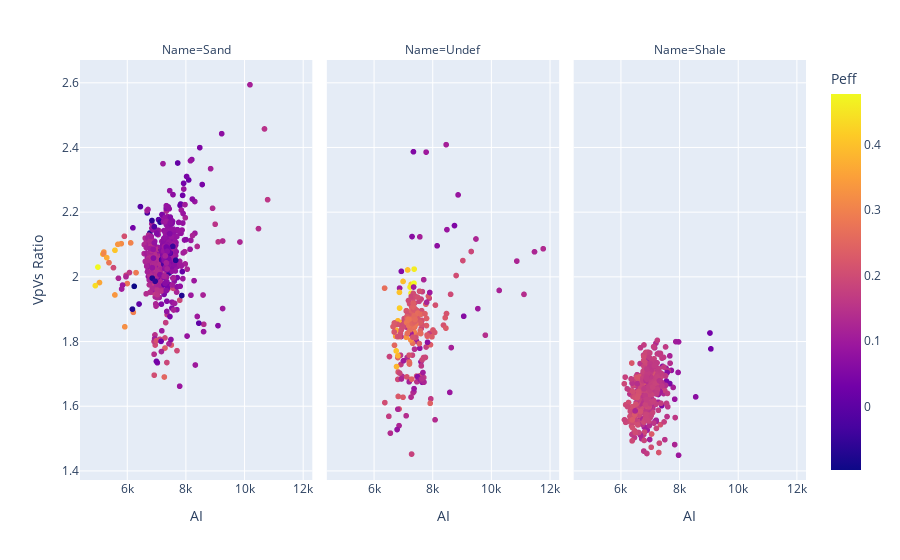

The code cell stored with this chart in its notebook:
### Code cell
fig = px.scatter(data_new[['VpVs Ratio','AI','Vshale','Peff','Name']], x="AI", y="VpVs Ratio",color="Peff", facet_col="Name")
fig.show()

### Figure 1 — Plotly figure (JSON) as saved in the notebook; plotly's stock layout.template omitted (floating-point values rounded to 4 significant figures; data arrays with more than 128 entries replaced by an {"elided": "..."} marker saying what was removed)
{"data": [{"hovertemplate": "Name=Sand<br>AI=%{x}<br>VpVs Ratio=%{y}<br>Peff=%{marker.color}<extra></extra>", "legendgroup": "", "marker": {"color": {"elided": "603 float values"}, "coloraxis": "coloraxis", "symbol": "circle"}, "mode": "markers", "name": "", "showlegend": false, "type": "scattergl", "x": {"elided": "603 float values"}, "xaxis": "x", "y": {"elided": "603 float values"}, "yaxis": "y"}, {"hovertemplate": "Name=Undef<br>AI=%{x}<br>VpVs Ratio=%{y}<br>Peff=%{marker.color}<extra></extra>", "legendgroup": "", "marker": {"color": {"elided": "244 float values"}, "coloraxis": "coloraxis", "symbol": "circle"}, "mode": "markers", "name": "", "showlegend": false, "type": "scattergl", "x": {"elided": "244 float values"}, "xaxis": "x2", "y": {"elided": "244 float values"}, "yaxis": "y2"}, {"hovertemplate": "Name=Shale<br>AI=%{x}<br>VpVs Ratio=%{y}<br>Peff=%{marker.color}<extra></extra>", "legendgroup": "", "marker": {"color": {"elided": "465 float values"}, "coloraxis": "coloraxis", "symbol": "circle"}, "mode": "markers", "name": "", "showlegend": false, "type": "scattergl", "x": {"elided": "465 float values"}, "xaxis": "x3", "y": {"elided": "465 float values"}, "yaxis": "y3"}], "layout": {"annotations": [{"font": {}, "showarrow": false, "text": "Name=Sand", "x": 0.16, "xanchor": "center", "xref": "paper", "y": 1, "yanchor": "bottom", "yref": "paper"}, {"font": {}, "showarrow": false, "text": "Name=Undef", "x": 0.5, "xanchor": "center", "xref": "paper", "y": 1, "yanchor": "bottom", "yref": "paper"}, {"font": {}, "showarrow": false, "text": "Name=Shale", "x": 0.84, "xanchor": "center", "xref": "paper", "y": 1, "yanchor": "bottom", "yref": "paper"}], "coloraxis": {"colorbar": {"title": {"text": "Peff"}}, "colorscale": [[0, "#0d0887"], [0.1111, "#46039f"], [0.2222, "#7201a8"], [0.3333, "#9c179e"], [0.4444, "#bd3786"], [0.5556, "#d8576b"], [0.6667, "#ed7953"], [0.7778, "#fb9f3a"], [0.8889, "#fdca26"], [1, "#f0f921"]]}, "legend": {"tracegroupgap": 0}, "margin": {"t": 60}, "xaxis": {"anchor": "y", "domain": [0, 0.32], "title": {"text": "AI"}}, "xaxis2": {"anchor": "y2", "domain": [0.34, 0.66], "matches": "x", "title": {"text": "AI"}}, "xaxis3": {"anchor": "y3", "domain": [0.68, 1.0], "matches": "x", "title": {"text": "AI"}}, "yaxis": {"anchor": "x", "domain": [0, 1], "title": {"text": "VpVs Ratio"}}, "yaxis2": {"anchor": "x2", "domain": [0, 1], "matches": "y", "showticklabels": false}, "yaxis3": {"anchor": "x3", "domain": [0, 1], "matches": "y", "showticklabels": false}}}
